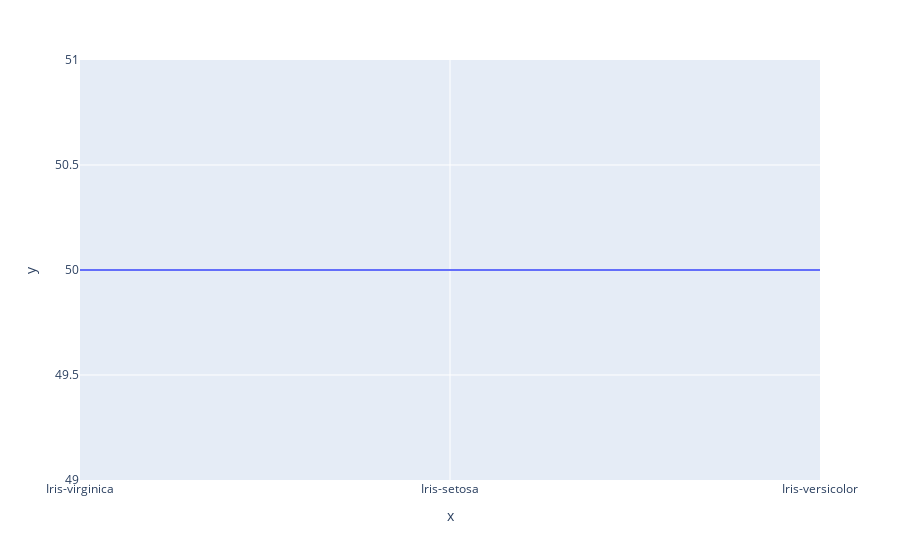

The notebook cell this image was saved under:
### Code cell
pe.pie(data_frame=iris,x=iris["Species"].value_counts().index,hover_name=iris["Species"].value_counts().index,
       y=iris["Species"].value_counts().values,)

### Figure 1 — Plotly figure (JSON) as saved in the notebook; plotly's stock layout.template omitted (floating-point values rounded to 4 significant figures)
{"data": [{"hovertemplate": "<b>%{hovertext}</b><br><br>x=%{x}<br>y=%{y}<extra></extra>", "hovertext": ["Iris-virginica", "Iris-setosa", "Iris-versicolor"], "legendgroup": "", "line": {"color": "#636efa", "dash": "solid"}, "marker": {"symbol": "circle"}, "mode": "lines", "name": "", "orientation": "v", "showlegend": false, "type": "scatter", "x": ["Iris-virginica", "Iris-setosa", "Iris-versicolor"], "xaxis": "x", "y": [50, 50, 50], "yaxis": "y"}], "layout": {"legend": {"tracegroupgap": 0}, "margin": {"t": 60}, "xaxis": {"anchor": "y", "domain": [0, 1], "title": {"text": "x"}}, "yaxis": {"anchor": "x", "domain": [0, 1], "title": {"text": "y"}}}}
